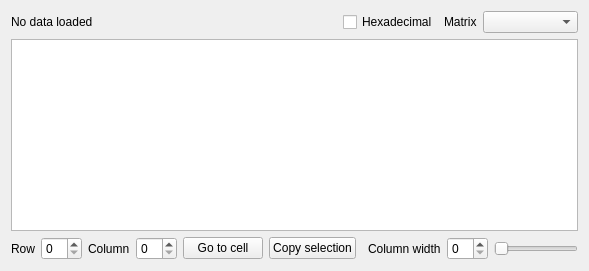
<?xml version="1.0" encoding="UTF-8"?>
<ui version="4.0">
 <class>RawDataView</class>
 <widget class="QWidget" name="RawDataView">
  <layout class="QVBoxLayout" name="form_layout">
   <item>
    <layout class="QHBoxLayout" name="form_heading" stretch="1,0,0,0">
     <item>
      <widget class="QLabel" name="note">
       <property name="text">
        <string>No data loaded</string>
       </property>
       <property name="wordWrap">
        <bool>true</bool>
       </property>
      </widget>
     </item>
     <item>
      <widget class="QCheckBox" name="hex_checkbox">
       <property name="text">
        <string>Hexadecimal</string>
       </property>
      </widget>
     </item>
     <item>
      <widget class="QLabel" name="form_matrix_inline">
       <property name="text">
        <string>Matrix</string>
       </property>
      </widget>
     </item>
     <item>
      <widget class="NoWheelComboBox" name="matrix_combo">
       <property name="placeholderText">
        <string>No matrices</string>
       </property>
      </widget>
     </item>
    </layout>
   </item>
   <item>
    <widget class="QTableView" name="table">
     <property name="wordWrap">
      <bool>false</bool>
     </property>
    </widget>
   </item>
   <item>
    <layout class="QHBoxLayout" name="form_bar" stretch="0,0,0,0,0,0,0,0,0,1">
     <item>
      <widget class="QLabel" name="row_label">
       <property name="text">
        <string>Row</string>
       </property>
      </widget>
     </item>
     <item>
      <widget class="NoWheelSpinBox" name="row" />
     </item>
     <item>
      <widget class="QLabel" name="column_label">
       <property name="text">
        <string>Column</string>
       </property>
      </widget>
     </item>
     <item>
      <widget class="NoWheelSpinBox" name="column" />
     </item>
     <item>
      <widget class="QPushButton" name="form_go">
       <property name="text">
        <string>Go to cell</string>
       </property>
      </widget>
     </item>
     <item>
      <widget class="QPushButton" name="form_copy">
       <property name="text">
        <string>Copy selection</string>
       </property>
      </widget>
     </item>
     <item>
      <widget class="VerticalSeparator" name="form_verticalseparator_inline" />
     </item>
     <item>
      <widget class="QLabel" name="form_column_width_2_inline">
       <property name="text">
        <string>Column width</string>
       </property>
      </widget>
     </item>
     <item>
      <widget class="NoWheelSpinBox" name="column_width" />
     </item>
     <item>
      <widget class="QSlider" name="width_slider">
       <property name="orientation">
        <enum>Qt::Horizontal</enum>
       </property>
      </widget>
     </item>
    </layout>
   </item>
  </layout>
 </widget>
 <customwidgets>
  <customwidget>
   <class>NoWheelComboBox</class>
   <extends>QComboBox</extends>
   <header>utils.qt_widgets</header>
  </customwidget>
  <customwidget>
   <class>NoWheelSpinBox</class>
   <extends>QSpinBox</extends>
   <header>utils.qt_widgets</header>
  </customwidget>
  <customwidget>
   <class>VerticalSeparator</class>
   <extends>QFrame</extends>
   <header>.qt_widgets</header>
  </customwidget>
 </customwidgets>
 <resources />
 <connections />
</ui>
